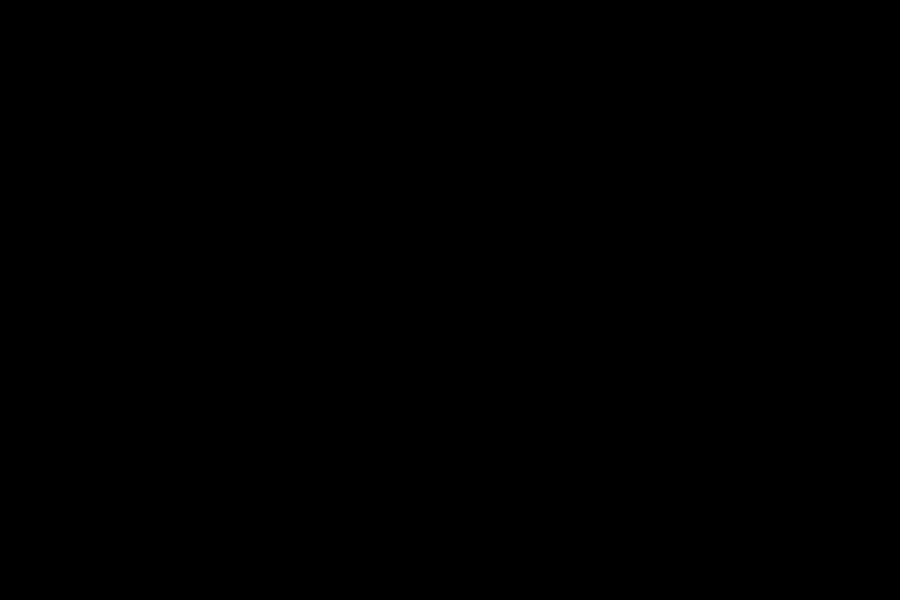
Frame 1 (no input)
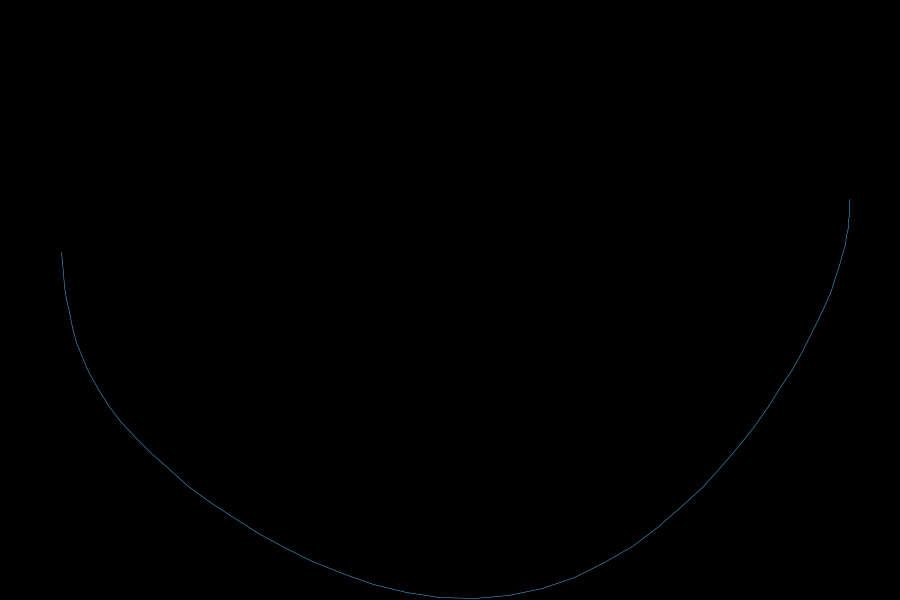
Frame 60 (the mouse pressed at the canvas centre just before this capture)
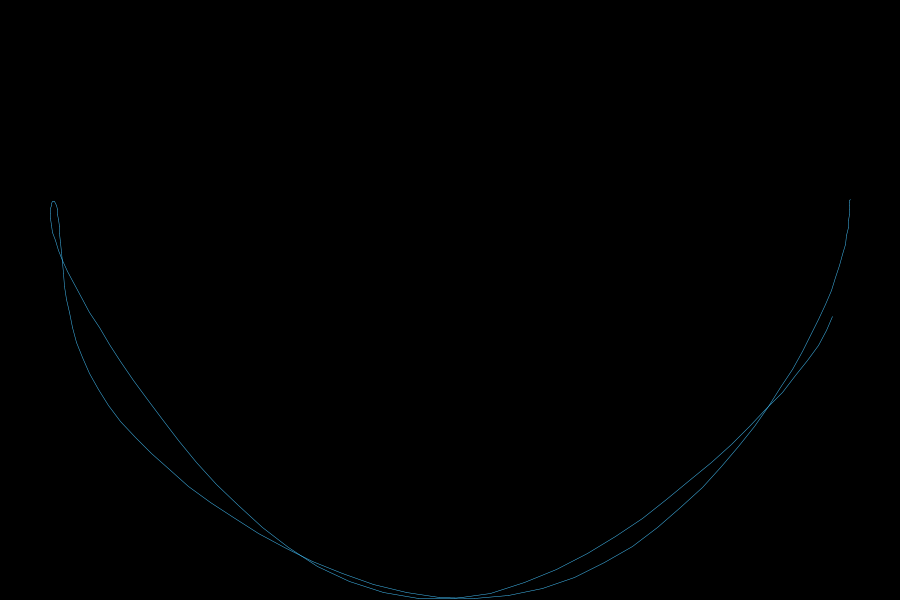
Frame 120 (the mouse held since frame 60 and released just before this capture)

The Processing sketch that drew these frames (run headless with seeded random() and noise(); from frame 60 on, the mouse is pressed at the canvas centre):

// Processing sketch: double_pendulum
// ── double_pendulum.pde
float r1 = 200;
float r2 = 200;
float m1 = 40;
float m2 = 40;
float a1 = PI/2;
float a2 = PI/2;
float a1_v = 0;
float a2_v = 0;
float g = 1;

float px2 = -1;
float py2 = -1;
float cx, cy;

PGraphics canvas;

void setup() {
  size(900, 600);
  cx = width/2;
  cy = 200;
  frameRate(100000);
  canvas = createGraphics(width, height);
  canvas.beginDraw();
  canvas.background(0);
  canvas.endDraw();
}

void draw() {
  background(0,0,10);
  imageMode(CORNER);
  image(canvas, 0, 0, width, height);

  float num1 = -g * (2 * m1 + m2) * sin(a1);
  float num2 = -m2 * g * sin(a1-2*a2);
  float num3 = -2*sin(a1-a2)*m2;
  float num4 = a2_v*a2_v*r2+a1_v*a1_v*r1*cos(a1-a2);
  float den = r1 * (2*m1+m2-m2*cos(2*a1-2*a2));
  float a1_a = (num1 + num2 + num3*num4) / den;

  num1 = 2 * sin(a1-a2);
  num2 = (a1_v*a1_v*r1*(m1+m2));
  num3 = g * (m1 + m2) * cos(a1);
  num4 = a2_v*a2_v*r2*m2*cos(a1-a2);
  den = r2 * (2*m1+m2-m2*cos(2*a1-2*a2));
  float a2_a = (num1*(num2+num3+num4)) / den;

  translate(cx, cy);
  stroke(250);
  strokeWeight(2);

  float x1 = r1 * sin(a1);
  float y1 = r1 * cos(a1);

  float x2 = x1 + r2 * sin(a2);
  float y2 = y1 + r2 * cos(a2);


  //line(0, 0, x1, y1);
  //fill(250);
  //ellipse(x1, y1, m1, m1);

  //line(x1, y1, x2, y2);
  //fill(250);
  //ellipse(x2, y2, m2, m2);

  a1_v += a1_a;
  a2_v += a2_a;
  a1 += a1_v;
  a2 += a2_v;

  // a1_v *= 0.99;
  // a2_v *= 0.99;

  canvas.beginDraw();
  //canvas.background(0, 1);
  canvas.translate(cx, cy);
  canvas.stroke(66, 188, 244);
  canvas.strokeWeight(0.5);
  if (frameCount > 1) {
    canvas.line(px2, py2, x2, y2);
  }
  canvas.endDraw();


  px2 = x2;
  py2 = y2;
}
